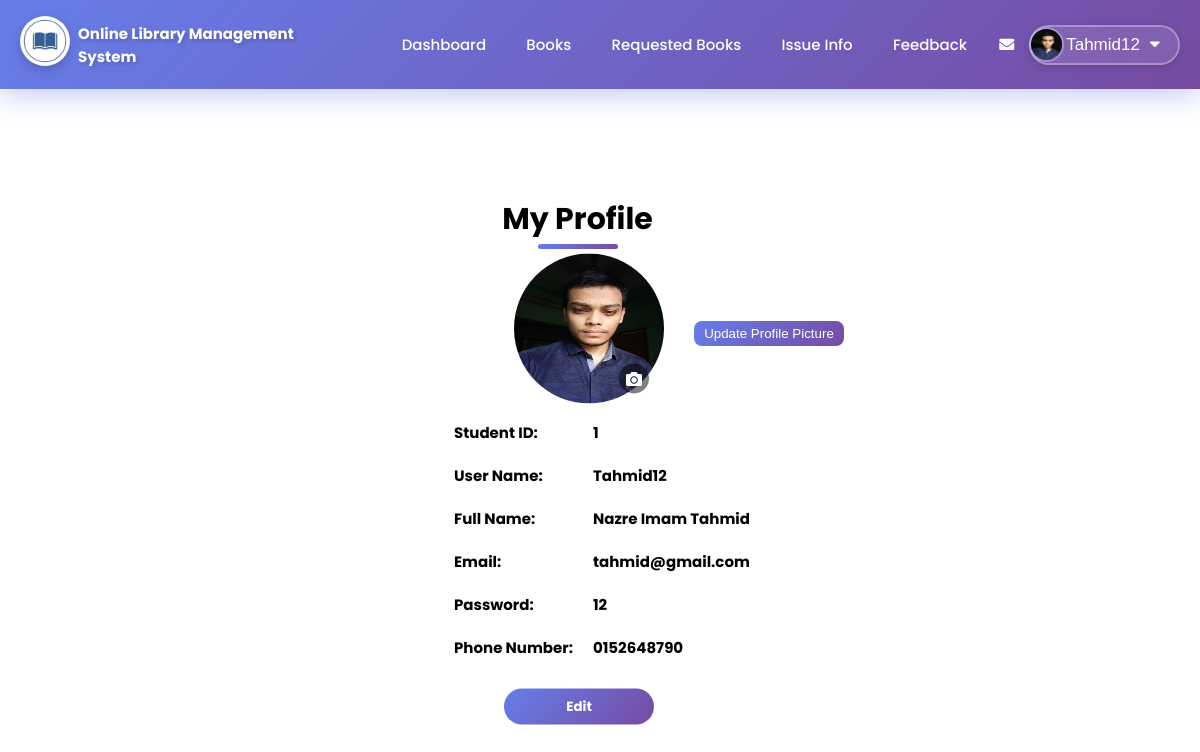
Screenshot of /profile.php (signed in) with the database file from the repository.
### tables this page shows
CREATE TABLE `student` (
  `studentid` int(111) NOT NULL,
  `student_username` varchar(111) NOT NULL,
  `FullName` varchar(111) NOT NULL,
  `Email` varchar(111) NOT NULL,
  `Password` varchar(111) NOT NULL,
  `PhoneNumber` varchar(111) NOT NULL,
  `studentpic` varchar(100) NOT NULL
);

### profile.php (the view, shortened to what this page needs)
<?php
	include "connection.php";
    include "student_navbar.php";
?>
<!DOCTYPE html>
<html lang="en">
<head>
    <link rel="stylesheet" href="https://cdnjs.cloudflare.com/ajax/libs/font-awesome/5.15.2/css/all.min.css" />
    <link rel="stylesheet" href="style.css?v=<?php echo time(); ?>">
</head>
<body>
	<div class="profile">
	<div class="profile-container">
        <h2 class="co-title">My Profile</h2>
        <div class="profile-small-container">
        <?php
			$q=mysqli_query($db,"SELECT * FROM student where studentid='$_SESSION[studentid]';");
			$row=mysqli_fetch_assoc($q);
            echo "<div class='select-img'>
                 <a href='images/".$_SESSION['pic']."'><img class='profile-page-img' src='images/".$_SESSION['pic']."'></a>
				 <form method='post' enctype='multipart/form-data'>
					<label id='select-profile'><i class='fas fa-camera'></i>
					<input type='file' name='file' required>
					</label>
				 	<button type='submit' name='profileimg'>Update Profile Picture</button>
				 </form>
            </div>";
				echo "<b>";
				echo "<table class='profile-table table-bordered'>";
				echo "<tr>";
				echo "<td>";
					echo "<b> Student ID:  </b>";
				echo "</td>";
				echo "<td>";
					echo $row['studentid'];
				echo "</td>";
				echo "</tr>";
                echo "<tr>";
				echo "<td>";
					echo "<b> User Name:  </b>";
				echo "</td>";
				echo "<td>";
					echo $row['student_username'];
				echo "</td>";
				echo "</tr>";
				echo "<tr>";
				echo "<td>";
					echo "<b> Full Name:  </b>";
				echo "</td>";
				echo "<td>";
					echo $row['FullName'];
				echo "</td>";
				echo "</tr>";
				echo "<tr>";
				echo "<td>";
					echo "<b> Email:  </b>";
				echo "</td>";
				echo "<td>";
					echo $row['Email'];
				echo "</td>";
				echo "</tr>";
				echo "<tr>";
				echo "<td>";
					echo "<b> Password:  </b>";
				echo "</td>";
				echo "<td>";
					echo $row['Password'];
				echo "</td>";
				echo "</tr>";
				echo "<tr>";
				echo "<td>";
					echo "<b> Phone Number:  </b>";
				echo "</td>";
				echo "<td>";
					echo $row['PhoneNumber'];
				echo "</td>";
				echo "</tr>";
				echo "</table>";
				echo "<td>";?><a href="edit_profile.php?ed=<?php echo $row['studentid'];?>"><button type="submit" name="submit1" class="btn btn-default"><b>Edit</b>
			    </button>
		    </a>
		    <?php
	            echo "</td>";
				echo "</b>";
            ?>
        </div>
    </div>
	</div>
</body>
</html>

### style.css (style rules this page uses)
html { scroll-behavior: smooth; }
* { margin: 0; padding: 0; box-sizing: border-box; }
body { font-family: 'Poppins', sans-serif; }
a { text-decoration: none; color: #fff; font-size: 17px; }
.co-title { text-align: center; margin: 0 auto 50px; line-height: 60px; font-size: 30px; font-weight: bold; position: relative; }
.co-title::after { content: ''; background: linear-gradient(135deg, #667eea 0%, #764ba2 100%); width: 80px; height: 5px; border-radius: 5px; position: absolute; bottom: 0; left: 50%; transform: translate(-50%); }
.profile { padding-bottom: 600px; }
.profile-container { max-width: 1300px; margin: auto; padding-left: 100px; padding-right: 100px; position: relative; }
.profile-small-container { position: absolute; width: 500px; top: 250px; left: 37%; transform: translateY(-50%); }
.profile-container .co-title { margin-top: 100px; font-size: 30px; margin-right: 45px; }
.profile-page-img { width: 150px; height: 150px; margin-left: 70px; margin-top: 100px; border-radius: 50%; position: relative; }
.select-img img { position: relative; }
.select-img #select-profile { position: absolute; top: 210px; right: 295px; cursor: pointer; background-color: rgba(0,0,0,0.5); border-radius: 4px; padding: 2px; font-weight: bold; color: white; border-radius: 50%; }
.select-img #select-profile .fas { padding: 5px; transition: 0.4s; }
.select-img button { position: absolute; border: none; right: 100px; top: 180px; background: linear-gradient(135deg, #667eea 0%, #764ba2 100%); padding: 5px; color: white; width: 150px; opacity: none; text-align: center; transform: translateY(-50%); cursor: pointer; outline: none; border-radius: 8px; transition: all 0.3s ease; }
.profile-table { font-size: 15px; border-collapse: collapse; }
.profile-table tr,td { border: none; padding: 10px; }
.btn-default { margin-top: 20px; margin-left: 60px; width: 150px; cursor: pointer; outline: none; border: none; }
.btn { font-family: 'Poppins', sans-serif; }
.btn { display: inline-block; background: linear-gradient(135deg, #667eea 0%, #764ba2 100%); color: #fff; padding: 8px 30px; border-radius: 30px; transition: all 0.4s; outline: none; font-weight: 500; }

### rows the page displays
student: studentid "1", student_username "Tahmid12", FullName "Nazre Imam Tahmid", Email "tahmid@gmail.com", Password "12", PhoneNumber "0152648790"

### other values shown
$_SESSION['login_student_username'] "Tahmid12"
